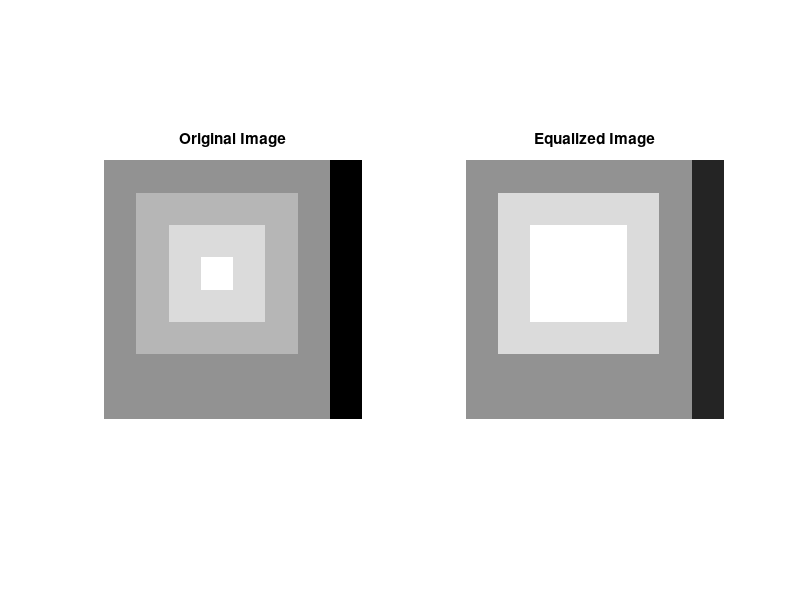

The MATLAB source for this figure:
% Given 8x8 image
original_image = [4 4 4 4 4 4 4 0;
                  4 5 5 5 5 5 4 0;
                  4 5 6 6 6 5 4 0;
                  4 5 6 7 6 5 4 0;
                  4 5 6 6 6 5 4 0;
                  4 5 5 5 5 5 4 0;
                  4 4 4 4 4 4 4 0;
                  4 4 4 4 4 4 4 0];

% Calculate histogram
count_histogram = hist(original_image(:), 0:7);

% Calculate cumulative distribution function
distribution = cumsum(count_histogram);

% Get the size of the image
[M, N] = size(original_image);

% Apply histogram equalization
equalized_image = zeros(M, N);

for i = 1:M
    for j = 1:N
        equalized_image(i, j) = round((7/(M*N)) * distribution(original_image(i, j) + 1));
    end
end

% Display original and equalized images
figure;
subplot(1, 2, 1);
imshow(original_image, [0, 7]);
title('Original Image');

subplot(1, 2, 2);
imshow(equalized_image, [0, 7]);
title('Equalized Image');
